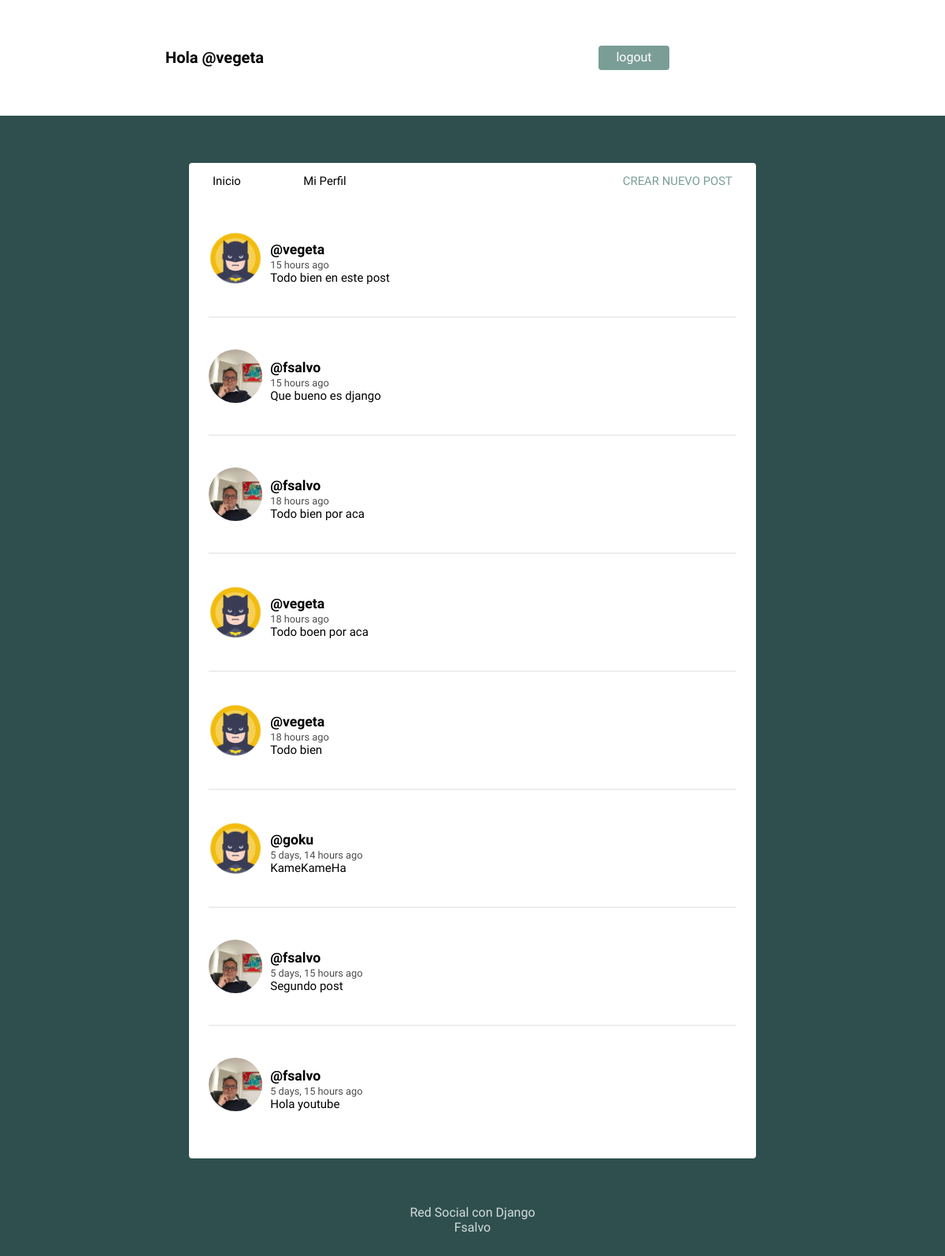
/ (signed in), run on the app's committed database.
### social/models.py (models this page shows, shortened)
class Post(models.Model):
    user = models.ForeignKey(User,on_delete=models.CASCADE,related_name='posts')
    timestamp = models.DateTimeField(default=timezone.now)
    content = models.TextField()
    class Meta:
        ordering =['-timestamp']

class Profile(models.Model):
    user = models.OneToOneField(User, on_delete=models.CASCADE)
    image = models.ImageField(default='batman.png')

### social/views.py (the view)
# urls.py: path('',views.feed, name='feed'),
def feed(request):
    posts = Post.objects.all()
    context ={'posts':posts}
    return render(request,'social/feed.html',context)

### social/templates/social/feed.html (shortened to what this page needs)
{% extends 'social/layout.html' %}
{% load humanize %}
{% block content %}
{% for post in posts %}
<article>
    <div class="container-article">
        <img src="{{ post.user.profile.image.url }}">
        <div>
            <h2 class="username"><a href="{% url 'profile' post.user.username %}">@{{ post.user.username }}</a></h2>
            <time data-time="#">{{ post.timestamp|naturaltime }}</time>
            <div class="post">{{ post.content }}</div>
        </div>
    </div>
</article>
{% endfor %}
{% endblock %}

### social/templates/social/layout.html (shortened to what this page needs)
<!DOCTYPE html>
{% load static %}
<html>
<head>
	<link rel="stylesheet" type="text/css" href="{% static 'normalize.css' %}">
	<link rel="stylesheet" type="text/css" href="{% static 'style.css' %}">
</head>
<body>
	<header class="main-head">
		<nav class="main">
			<h1 id="logo">Hola @{{ user.username }}</h1>
			<ul>
				{% if request.user.is_authenticated %}
				<form method="post" action="{% url 'logout' %}">
					<button type="submit">logout</button>
				</form>
				{% else %}
				<li><a href="{% url 'register' %}">Register</a></li>
				<li><a href="{% url 'login' %}">Login</a></li>
				{% endif %}
			</ul>
		</nav>
	</header>
	<div class="main">
		<nav class="second-nav">
			<a class="feed" href="{% url 'feed' %}">Inicio</a>
			{% if request.user.is_authenticated %}
			<a class="profile" href="{% url 'profile' request.user.username %}">Mi Perfil</a>
			<a class="new" href="{% url 'post' %}">Crear nuevo post</a>
			{% endif %}
		</nav>
		{% block content %}
		{% endblock content %}
	</div>
	<footer>
		<div class="row">
			<p>Red Social con Django<br>Fsalvo</a></p>
		</div>
	</footer>
</body>
</html>

### social/static/style.css (style rules this page uses)
body { background: #2F4F4F; font-size: 62.5%; font-family: 'Varela Round', Helvetica, Arial, serif; }
p { font-size: 1rem; }
button { font-size: 1rem; color: white; padding: 0.4rem 1.4rem; border: none; background: #7A9D96; border-radius: 4px; cursor: pointer; }
img { object-fit: cover; }
.main-head { background: white; color: black; }
nav.main { min-height: 7vh; display: flex; width: 65%; margin: auto; align-items: center; padding: 0.5rem; }
nav.main ul { display: flex; flex: 1 1 40rem; justify-content: space-around; align-items: center; list-style: none; }
#logo { flex: 2 1 40rem; }
a { font-size: .93rem; text-decoration: none; color: black; }
.main { background: white; width: 60%; margin: 5% auto; border-radius: 4px; padding-bottom: 20px; }
.second-nav { display: flex; padding: 15px 30px; }
.second-nav .feed { flex: 1 1 30px; }
.second-nav .profile { flex: 1 1 30px; }
.second-nav .new { flex: 6 1 5rem; text-align: right; text-transform: uppercase; color: #7A9D96; }
article { width: 93%; margin: auto; padding: 40px 0; border-bottom: 2px solid #ECEEEF; }
.username { margin-bottom: .2rem; }
.username a { font-size: 1.1rem; }
.container-article { display: flex; }
.container-article img { height: 68px; width: 68px; margin-right: 10px; border-radius: 50%; }
article:last-child { border-bottom: 0; }
time { font-size: .8rem; opacity: .7; }
.post { font-size: .94rem; }
.profile { display: flex; align-items: center; flex-direction: column; }
form { margin: 0; padding: 40px; font-size: 1rem; }
footer { color: white; text-align: center; font-size: .875em; margin: 40px 0; }
footer p { opacity: .8; }

### data on the page
Post: user.profile.image (picture), user.username "vegeta", timestamp "15 hours ago", content "Todo bien en este post"
Post: user.profile.image (picture), user.username "fsalvo", timestamp "15 hours ago", content "Que bueno es django"
Post: user.profile.image (picture), user.username "fsalvo", timestamp "18 hours ago", content "Todo bien por aca"
Post: user.profile.image (picture), user.username "vegeta", timestamp "18 hours ago", content "Todo boen por aca"
Post: user.profile.image (picture), user.username "vegeta", timestamp "18 hours ago", content "Todo bien"
Post: user.profile.image (picture), user.username "goku", timestamp "5 days, 14 hours ago", content "KameKameHa"
Post: user.profile.image (picture), user.username "fsalvo", timestamp "5 days, 15 hours ago", content "Segundo post"
Post: user.profile.image (picture), user.username "fsalvo", timestamp "5 days, 15 hours ago", content "Hola youtube"

### other printed values
{{ user.username }} "vegeta"
